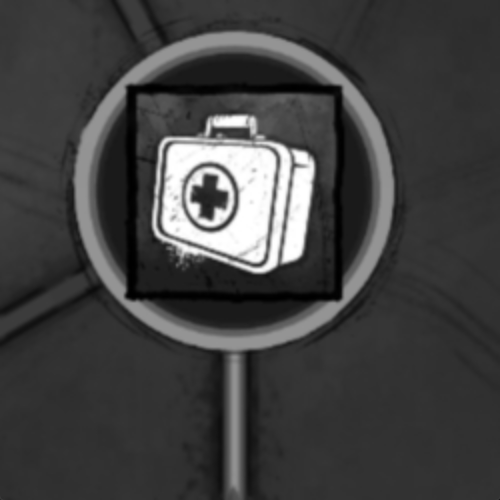
#> input picture functions/testfiles/test_main.jpg, 1000 x 1000 px (shown at 1/2 size)
$ python TemplateMatch.py
#> lines starting #> are read from the running program, lines starting #| are printed output that depends on the picture
import numpy as np
import cv2


def check_square(points) -> bool:
    if abs(points[0][0][1] - points[1][0][1]) < 380 or abs(points[0][0][0] - points[2][0][0]) < 380:
        return False
    if (abs(points[0][0][0] - points[1][0][0]) > 50 or abs(points[0][0][1] - points[3][0][1]) > 50 or
            abs(points[1][0][1] - points[2][0][1]) > 50 or abs(points[2][0][0] - points[3][0][0]) > 50):
        return False
    return True


def match_template(main_image, template_image, threshold: float = 1):
    # # 读取图片
    # main_image = cv2.imread(main_image_path, cv2.IMREAD_GRAYSCALE)
    # template_image = cv2.imread(template_image_path, cv2.IMREAD_GRAYSCALE)

    # 使用SIFT检测特征点并计算描述符
    sift = cv2.SIFT.create()
    keypoints_main, descriptors_main = sift.detectAndCompute(main_image, None)
    keypoints_template, descriptors_template = sift.detectAndCompute(template_image, None)

    if descriptors_main is None:
        # print('No matches found: descriptors_main is None')
        return False
    if descriptors_template is not None and descriptors_template.dtype != 'float32':
        descriptors_template = descriptors_template.astype('float32')
    if descriptors_main is not None and descriptors_main.dtype != 'float32':
        descriptors_main = descriptors_main.astype('float32')

    # 暴力特征点匹配
    bf = cv2.BFMatcher(cv2.NORM_L2)
    matches = bf.knnMatch(descriptors_template, descriptors_main, k=2)

    good_matches = []
    for match in matches:
        if len(match) == 2:
            for m, n in matches:
                if m.distance < threshold * n.distance:
                    good_matches.append(m)
    # [6 lines of commented-out code are left out]

    if len(good_matches) > 4:
        # 提取匹配点坐标
        src_pts = np.float32([keypoints_template[m.queryIdx].pt for m in good_matches]).reshape(-1, 1, 2)
        dst_pts = np.float32([keypoints_main[m.trainIdx].pt for m in good_matches]).reshape(-1, 1, 2)

        # 计算变换矩阵
        M, mask = cv2.findHomography(src_pts, dst_pts, cv2.RANSAC, 5.0)
        # matches_mask = mask.ravel().tolist()

        if M is None:
            # print('No matches found: M is None')
            return False
        h, w = template_image.shape
        pts = np.float32([[0, 0], [0, h - 1], [w - 1, h - 1], [w - 1, 0]]).reshape(-1, 1, 2)
        dst = cv2.perspectiveTransform(pts, M)

        # print(np.int32(dst))
        # print(np.int32(dst)[0][0][0])
        if len(dst) != 4 or check_square(dst) == False:
            # print('No matches found: Not Square')
            return False

        # [17 lines of commented-out code are left out]

        return True
    else:
        # print('No matches found: No Good Matches')
        return False


if __name__ == '__main__':
    # test graph
    main_path = './testfiles/test_main.jpg'
    template_path = './testfiles/template.png'
    # match_template(main_path, template_path)
    main_img = cv2.imread(main_path, cv2.IMREAD_GRAYSCALE)
#> main_img: shape (1000, 1000); min 0, max 255, mean 65.1
    height, width = main_img.shape[:2]
#> height = 1000; width = 1000
    main_img = cv2.resize(main_img, (1000, height * 1000 // width), interpolation=cv2.INTER_LINEAR)
    template_img = cv2.imread(template_path, cv2.IMREAD_UNCHANGED)
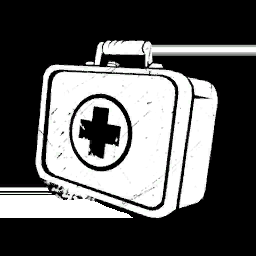
#> input picture functions/testfiles/template.png, 256 x 256 px
#> template_img is the input picture: shape (256, 256, 4); mean B, G, R, A 90.8, 90.9, 90.8, 81.6
    r, g, b, a = cv2.split(template_img)
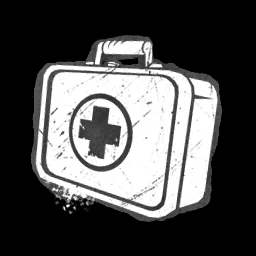
#> a: shape (256, 256); min 0, max 255, mean 81.6
    rgba = np.hstack((r, g, b, a))
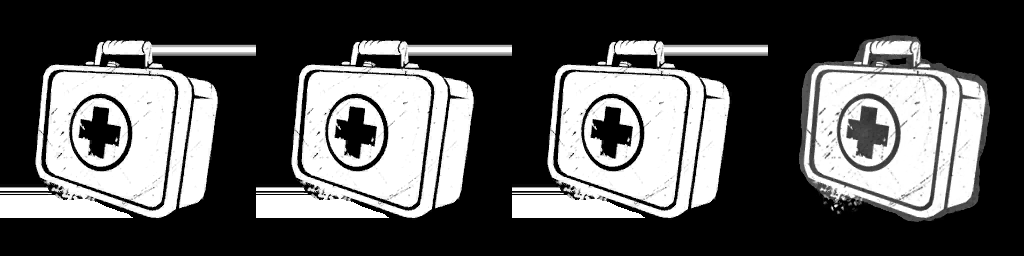
#> rgba: shape (256, 1024); min 0, max 255, mean 88.5
    template_img = cv2.cvtColor(a, cv2.COLOR_GRAY2BGR)
#> template_img: shape (256, 256, 3)
    template_img = cv2.cvtColor(template_img, cv2.COLOR_BGR2GRAY)
    # [6 lines of commented-out code are left out]
    match_template(main_img, template_img)
#> in match_template, `keypoints_main, descriptors_main = sift.detectAndCompute(main_image, N..`: keypoints_main = 183 keypoints; strongest (x, y, size): (492, 394, 188.7), (418, 394, 45.9), (446, 368, 16.9), (389, 417, 15.1)
#> in match_template, `keypoints_template, descriptors_template = sift.detectAndCompute(templ..`: keypoints_template = 229 keypoints; strongest (x, y, size): (68, 206, 1.9), (132, 129, 100.9), (62, 133, 2.1), (75, 198, 2.1)
#> in match_template, `matches = bf.knnMatch(descriptors_template, descriptors_main, k=2)`: matches = 229 matches
#> in match_template, `matches = bf.knnMatch(descriptors_template, descriptors_main, k=2)`:
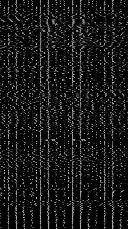
#> descriptors_template: shape (229, 128) float32; min 0, max 183, mean 22.6
#> after the loop in match_template, `for match in matches:`: good_matches = 52441 matches
#> in match_template, `M, mask = cv2.findHomography(src_pts, dst_pts, cv2.RANSAC, 5.0)`: M = [[1.64, -0.0555, 253.3], [-0.0708, 1.71, 165.5], [-0.000179, -5.24e-05, 1]]
#> in match_template, `dst = cv2.perspectiveTransform(pts, M)`: dst = [[253.3, 165.5], [242.4, 609.9], [697.5, 620.4], [702.5, 154.5]]
